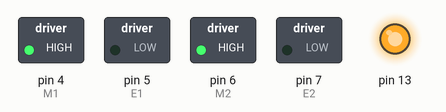
This sketch was run on a simulated Arduino Uno, built with avr-gcc and run on an emulated ATmega328P. Shown: switched loads named in the sketch (green lamp = pin HIGH), output pins drawn as LEDs (lit = HIGH).

Above: at 0.1 s.
At 0.6 s:
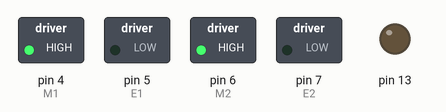
Timing chart, 0 to 2.1 s (numbered marks = the images above):
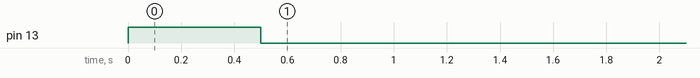

The sketch:

differential_steering_motor_alphi.ino
```cpp
// from alphi document
int E1 = 5; //M1 Speed Control
int E2 = 7; //M2 Speed Control
int M1 = 4; //M1 Direction Control
int M2 = 6; //M2 Direction Control
void motor(int leftSpeed, int rightSpeed) {
char lSpeed, rSpeed;
char lDir, rDir;
if (leftSpeed < 0) {
lSpeed = (char)
-
leftSpeed;
lDir = LOW;
}
else {
lSpeed = (char) leftSpeed;
lDir = HIGH;
}
if (rightSpeed < 0) {
rSpeed = (char)
-
rightSpeed;
rDir = LOW;
}
else {
rSpeed = (char) rightSpeed;
rDir = HIGH;
}
analogWrite (E1,lSpeed); //PWM Speed Control.
digitalWrite(M1,lDir);
analogWrite (E2,rSpeed);
digitalWrite(M2,rDir);
}
void setup(void)
{
int i;
for(i=4;i<=7;i++) {
pinMode(i, OUTPUT); //Set motor pin as output.
}
motor(0,0); //Stop both motors.
//Flash LED on Romeoboard to indicate start of program.
pinMode(13, OUTPUT);
digitalWrite(13, HIGH);
delay(500);
digitalWrite(13, LOW);
delay(500);
}

void loop(){
int motorSpeedLeft = 100;
int motorSpeedRight = 100;
int reverseDelay = 100;
int delayTime = 400;

}
```
